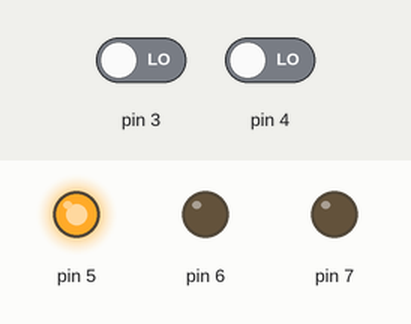
Recording of a sketch running on a simulated Arduino Uno, built with avr-gcc and run on an emulated ATmega328P. Shown: output pins drawn as LEDs (lit = HIGH). Inputs (shaded band) come from the test bench; at power-on: pin 4 LOW, pin 3 LOW. What the sketch prints to the serial monitor is not drawn.

Above: at 1.2 s.
1.3 s: pin 4 driven HIGH
4.3 s: pin 3 driven HIGH
Timing chart, 0 to 7.3 s (numbered marks = the images above; inputs shaded):
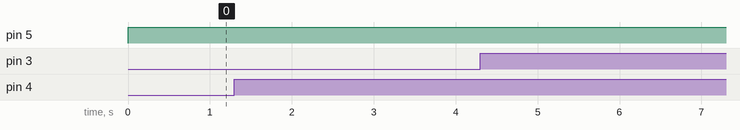

The sketch:

parqueadero1.ino
```cpp
int a=0;
float f=0;
float cost=0;
int cup=0;


void setup()
{
  Serial.begin(9600);
  pinMode(7, OUTPUT);
  pinMode(6, OUTPUT);
  pinMode(5, OUTPUT);
  pinMode(4, INPUT);
  pinMode(3, INPUT);

}


void loop(){
    a=digitalRead(4);
    f=digitalRead(3);
    cup>=0;


  if(cup<8){
    digitalWrite(5,HIGH);
    digitalWrite(7,LOW);
  }


  else{
    digitalWrite(5,LOW);
    digitalWrite(7,HIGH);
  }


  if(a==HIGH && cup<8){
    cup=cup+1;
    delay(1000);
    Serial.print("\n  Hay cupo ");
    Serial.print(cup);
    Serial.print(" Autos ");


    if (cup>7){
       Serial.print("  No hay espacio  ");
       delay(2000);
    }

  }


  if(f==HIGH&&cup>0){
    cup=cup-1;
    cost=cost+5000;
    delay(1000);
    Serial.print("\n  Siempre a la orden  ");
    Serial.print(cost);
    Serial.print(" Total ");
    Serial.print("   Quedaron parqueados  ");
    Serial.print(cup);
    Serial.print(" Autos");
  }
}
```

Measured:
- after the input at 1.3 s, every drawn part: stays the same
- after the input at 4.3 s, pin 5: stays HIGH (without the input it goes to LOW after 7.0 s); pin 7: stays LOW (without the input it goes to HIGH after 7.0 s)
